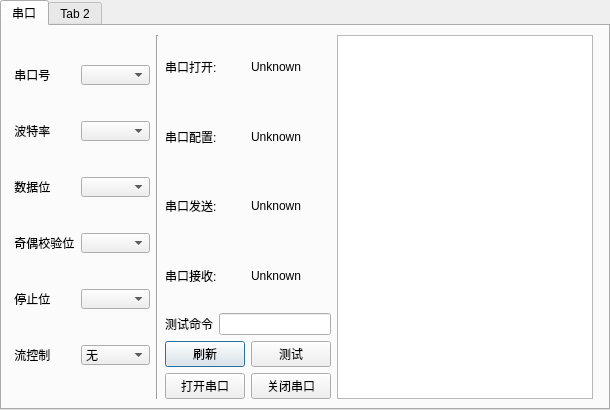
<?xml version="1.0" encoding="UTF-8"?>
<ui version="4.0">
 <class>DialogSerial</class>
 <widget class="QDialog" name="DialogSerial">
  <property name="geometry">
   <rect>
    <x>0</x>
    <y>0</y>
    <width>594</width>
    <height>428</height>
   </rect>
  </property>
  <property name="windowTitle">
   <string>Dialog</string>
  </property>
  <property name="styleSheet">
   <string notr="true"/>
  </property>
  <layout class="QHBoxLayout" name="horizontalLayout_15">
   <property name="spacing">
    <number>0</number>
   </property>
   <property name="sizeConstraint">
    <enum>QLayout::SetFixedSize</enum>
   </property>
   <property name="leftMargin">
    <number>0</number>
   </property>
   <property name="topMargin">
    <number>0</number>
   </property>
   <property name="rightMargin">
    <number>0</number>
   </property>
   <property name="bottomMargin">
    <number>0</number>
   </property>
   <item>
    <widget class="QTabWidget" name="tabWidget">
     <property name="minimumSize">
      <size>
       <width>582</width>
       <height>410</height>
      </size>
     </property>
     <property name="focusPolicy">
      <enum>Qt::TabFocus</enum>
     </property>
     <property name="autoFillBackground">
      <bool>false</bool>
     </property>
     <property name="styleSheet">
      <string notr="true"/>
     </property>
     <property name="currentIndex">
      <number>0</number>
     </property>
     <widget class="QWidget" name="tabSerial">
      <attribute name="title">
       <string>串口</string>
      </attribute>
      <layout class="QHBoxLayout" name="horizontalLayout_16">
       <item>
        <layout class="QHBoxLayout" name="horizontalLayout_14">
         <item>
          <layout class="QVBoxLayout" name="verticalLayout_2">
           <item>
            <layout class="QHBoxLayout" name="horizontalLayout">
             <item>
              <widget class="QLabel" name="lblPortName">
               <property name="text">
                <string> 串口号</string>
               </property>
              </widget>
             </item>
             <item>
              <widget class="QComboBox" name="comboBoxPortName">
               <property name="minimumSize">
                <size>
                 <width>69</width>
                 <height>20</height>
                </size>
               </property>
               <property name="maximumSize">
                <size>
                 <width>69</width>
                 <height>20</height>
                </size>
               </property>
              </widget>
             </item>
            </layout>
           </item>
           <item>
            <layout class="QHBoxLayout" name="horizontalLayout_2">
             <item>
              <widget class="QLabel" name="lblBaudRte">
               <property name="text">
                <string> 波特率</string>
               </property>
              </widget>
             </item>
             <item>
              <widget class="QComboBox" name="comboBoxBaudRate">
               <property name="minimumSize">
                <size>
                 <width>69</width>
                 <height>20</height>
                </size>
               </property>
               <property name="maximumSize">
                <size>
                 <width>69</width>
                 <height>20</height>
                </size>
               </property>
              </widget>
             </item>
            </layout>
           </item>
           <item>
            <layout class="QHBoxLayout" name="horizontalLayout_3">
             <item>
              <widget class="QLabel" name="lblDataBits">
               <property name="text">
                <string> 数据位</string>
               </property>
              </widget>
             </item>
             <item>
              <widget class="QComboBox" name="comboBoxDataBits">
               <property name="minimumSize">
                <size>
                 <width>69</width>
                 <height>20</height>
                </size>
               </property>
               <property name="maximumSize">
                <size>
                 <width>69</width>
                 <height>20</height>
                </size>
               </property>
              </widget>
             </item>
            </layout>
           </item>
           <item>
            <layout class="QHBoxLayout" name="horizontalLayout_4">
             <item>
              <widget class="QLabel" name="lblParity">
               <property name="text">
                <string> 奇偶校验位</string>
               </property>
              </widget>
             </item>
             <item>
              <widget class="QComboBox" name="comboBoxParity">
               <property name="minimumSize">
                <size>
                 <width>69</width>
                 <height>20</height>
                </size>
               </property>
               <property name="maximumSize">
                <size>
                 <width>69</width>
                 <height>20</height>
                </size>
               </property>
              </widget>
             </item>
            </layout>
           </item>
           <item>
            <layout class="QHBoxLayout" name="horizontalLayout_5">
             <item>
              <widget class="QLabel" name="lblStopBits">
               <property name="text">
                <string> 停止位</string>
               </property>
              </widget>
             </item>
             <item>
              <widget class="QComboBox" name="comboBoxStopBits">
               <property name="minimumSize">
                <size>
                 <width>69</width>
                 <height>20</height>
                </size>
               </property>
               <property name="maximumSize">
                <size>
                 <width>69</width>
                 <height>20</height>
                </size>
               </property>
              </widget>
             </item>
            </layout>
           </item>
           <item>
            <layout class="QHBoxLayout" name="horizontalLayout_6">
             <item>
              <widget class="QLabel" name="lblFlowControl">
               <property name="text">
                <string> 流控制</string>
               </property>
              </widget>
             </item>
             <item>
              <widget class="QComboBox" name="comboBoxFlowControl">
               <property name="minimumSize">
                <size>
                 <width>69</width>
                 <height>20</height>
                </size>
               </property>
               <property name="maximumSize">
                <size>
                 <width>69</width>
                 <height>20</height>
                </size>
               </property>
               <item>
                <property name="text">
                 <string>无</string>
                </property>
               </item>
              </widget>
             </item>
            </layout>
           </item>
          </layout>
         </item>
         <item>
          <widget class="Line" name="line">
           <property name="orientation">
            <enum>Qt::Vertical</enum>
           </property>
          </widget>
         </item>
         <item>
          <layout class="QVBoxLayout" name="verticalLayout">
           <item>
            <layout class="QHBoxLayout" name="horizontalLayout_9">
             <item>
              <widget class="QLabel" name="label">
               <property name="text">
                <string>串口打开:</string>
               </property>
              </widget>
             </item>
             <item>
              <widget class="QLabel" name="labelOpen">
               <property name="text">
                <string>Unknown</string>
               </property>
              </widget>
             </item>
            </layout>
           </item>
           <item>
            <layout class="QHBoxLayout" name="horizontalLayout_8">
             <item>
              <widget class="QLabel" name="label_2">
               <property name="text">
                <string>串口配置:</string>
               </property>
              </widget>
             </item>
             <item>
              <widget class="QLabel" name="labelSetting">
               <property name="text">
                <string>Unknown</string>
               </property>
              </widget>
             </item>
            </layout>
           </item>
           <item>
            <layout class="QHBoxLayout" name="horizontalLayout_10">
             <item>
              <widget class="QLabel" name="label_3">
               <property name="text">
                <string>串口发送:</string>
               </property>
              </widget>
             </item>
             <item>
              <widget class="QLabel" name="labelSend">
               <property name="text">
                <string>Unknown</string>
               </property>
              </widget>
             </item>
            </layout>
           </item>
           <item>
            <layout class="QHBoxLayout" name="horizontalLayout_7">
             <item>
              <widget class="QLabel" name="label_4">
               <property name="text">
                <string>串口接收:</string>
               </property>
              </widget>
             </item>
             <item>
              <widget class="QLabel" name="labelReceive">
               <property name="text">
                <string>Unknown</string>
               </property>
              </widget>
             </item>
            </layout>
           </item>
           <item>
            <layout class="QHBoxLayout" name="horizontalLayout_12">
             <item>
              <widget class="QLabel" name="label_5">
               <property name="text">
                <string>测试命令</string>
               </property>
              </widget>
             </item>
             <item>
              <widget class="QLineEdit" name="lineEditTest"/>
             </item>
            </layout>
           </item>
           <item>
            <layout class="QHBoxLayout" name="horizontalLayout_13">
             <item>
              <widget class="QPushButton" name="pushButton">
               <property name="text">
                <string>刷新</string>
               </property>
              </widget>
             </item>
             <item>
              <widget class="QPushButton" name="pushButtonTest">
               <property name="text">
                <string>测试</string>
               </property>
              </widget>
             </item>
            </layout>
           </item>
           <item>
            <layout class="QHBoxLayout" name="horizontalLayout_11">
             <item>
              <widget class="QPushButton" name="pushButtonOpenPort">
               <property name="text">
                <string>打开串口</string>
               </property>
              </widget>
             </item>
             <item>
              <widget class="QPushButton" name="pushButtonClosePort">
               <property name="text">
                <string>关闭串口</string>
               </property>
              </widget>
             </item>
            </layout>
           </item>
          </layout>
         </item>
         <item>
          <widget class="QTextBrowser" name="textBrowser"/>
         </item>
        </layout>
       </item>
       <item>
        <widget class="Line" name="line_2">
         <property name="orientation">
          <enum>Qt::Horizontal</enum>
         </property>
        </widget>
       </item>
      </layout>
     </widget>
     <widget class="QWidget" name="tab_2">
      <attribute name="title">
       <string>Tab 2</string>
      </attribute>
      <widget class="QTextBrowser" name="textBrowser_2">
       <property name="geometry">
        <rect>
         <x>10</x>
         <y>10</y>
         <width>561</width>
         <height>161</height>
        </rect>
       </property>
      </widget>
     </widget>
    </widget>
   </item>
  </layout>
 </widget>
 <resources/>
 <connections/>
</ui>
